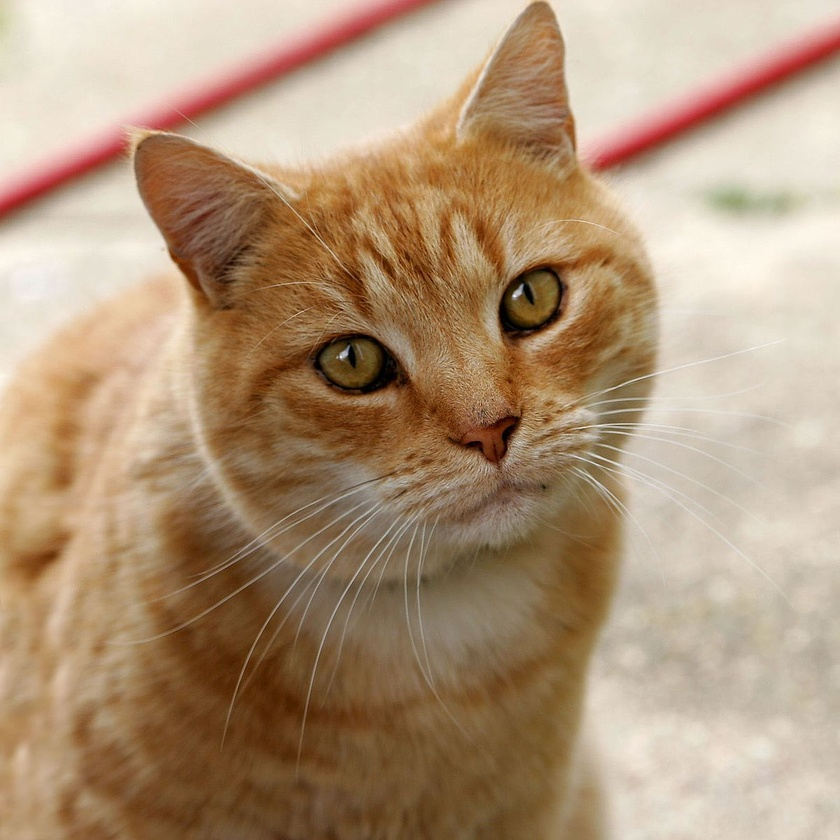
#> input picture assignment lab 1/xx.jpg, 840 x 840 px, shrunk from 1200 x 1199 before the run
$ jupyter execute assignment_one.ipynb
#> lines starting #> are read from the running program, lines starting #| are printed output that depends on the picture; after the words box and inside, x2 and y2 are one past the last pixel; in counts of white or black regions, pixels touching at a corner belong together
[cell 1]
# import module
import cv2
import matplotlib.pyplot as plt


# convet date
img = cv2.imread('xx.jpg')
#> img is the input picture: shape (840, 840, 3); mean B, G, R 120.7, 148.8, 175.9

rgb = cv2.cvtColor(img, cv2.COLOR_BGR2RGB)

gray = cv2.cvtColor(img, cv2.COLOR_BGR2GRAY)
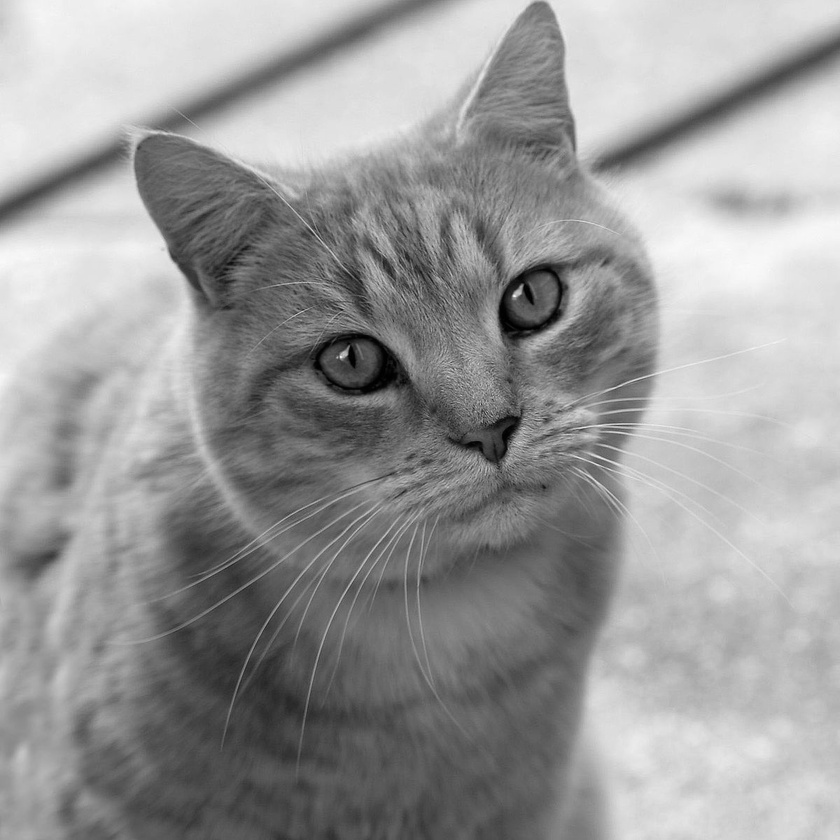
#> gray: shape (840, 840); min 0, max 251, mean 153.7

# apply thresholding to convert grayscale to binary image
ret,thresh = cv2.threshold(gray,90,255,0, cv2.THRESH_BINARY)
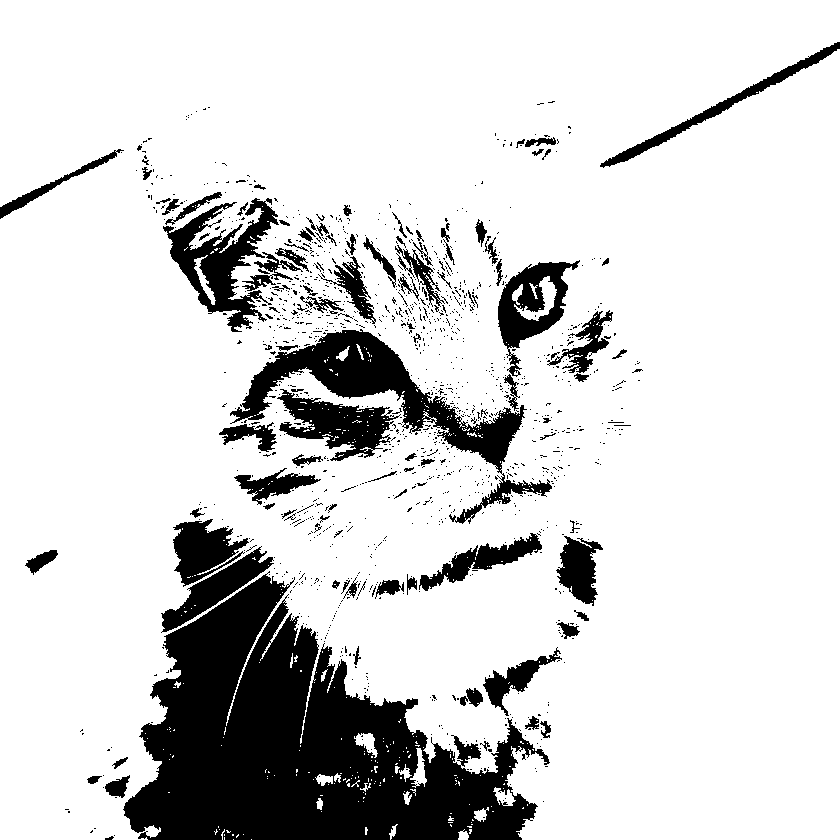
#> thresh: shape (840, 840); 83.7% white; 1298 black regions (1188 under 20 px), largest, box (x1, y1, x2, y2) and area: (123, 571, 550, 840) 59653, (230, 329, 552, 524) 11864, (163, 198, 279, 332) 5750

# make to frame for the images
figure, axis = plt.subplots(1, 2)

# show the original image
axis[0].imshow(rgb)

# apply thresholding to convert grayscale to binary image
axis[1].imshow(thresh,cmap='gray')
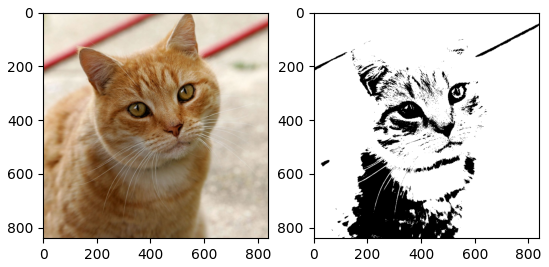
#> figure drawn by matplotlib, 2 panels
